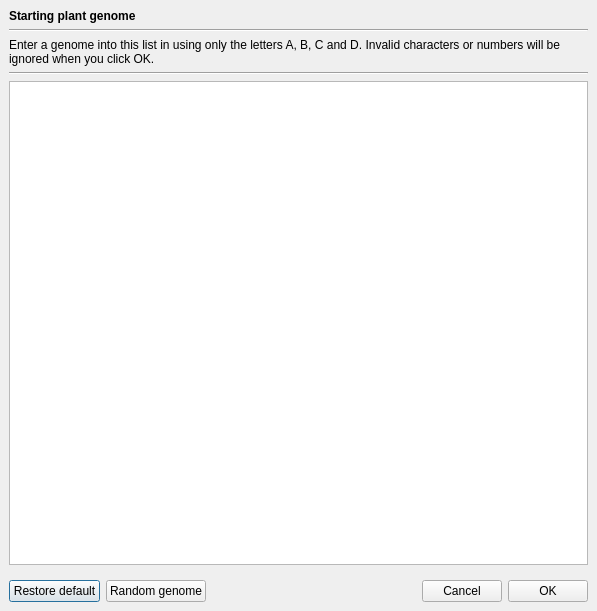
<?xml version="1.0" encoding="UTF-8"?>
<ui version="4.0">
 <class>StartingGenomeDialog</class>
 <widget class="QDialog" name="StartingGenomeDialog">
  <property name="geometry">
   <rect>
    <x>0</x>
    <y>0</y>
    <width>597</width>
    <height>611</height>
   </rect>
  </property>
  <property name="windowTitle">
   <string>Starting genome</string>
  </property>
  <layout class="QVBoxLayout" name="verticalLayout">
   <property name="leftMargin">
    <number>0</number>
   </property>
   <property name="topMargin">
    <number>0</number>
   </property>
   <property name="rightMargin">
    <number>0</number>
   </property>
   <property name="bottomMargin">
    <number>0</number>
   </property>
   <item>
    <widget class="QWidget" name="widget_2" native="true">
     <layout class="QVBoxLayout" name="verticalLayout_2">
      <property name="bottomMargin">
       <number>0</number>
      </property>
      <item>
       <widget class="QLabel" name="label_35">
        <property name="font">
         <font>
          <weight>75</weight>
          <bold>true</bold>
         </font>
        </property>
        <property name="text">
         <string>Starting plant genome</string>
        </property>
       </widget>
      </item>
      <item>
       <widget class="Line" name="line">
        <property name="orientation">
         <enum>Qt::Horizontal</enum>
        </property>
       </widget>
      </item>
      <item>
       <widget class="QLabel" name="label">
        <property name="text">
         <string>&lt;html&gt;&lt;head/&gt;&lt;body&gt;&lt;p&gt;Enter a genome into this list in using only the letters A, B, C and D.  Invalid characters or numbers will be ignored when you click OK.&lt;/p&gt;&lt;/body&gt;&lt;/html&gt;</string>
        </property>
        <property name="wordWrap">
         <bool>true</bool>
        </property>
       </widget>
      </item>
      <item>
       <widget class="Line" name="line_2">
        <property name="orientation">
         <enum>Qt::Horizontal</enum>
        </property>
       </widget>
      </item>
      <item>
       <widget class="QPlainTextEdit" name="genomeTextEdit">
        <property name="focusPolicy">
         <enum>Qt::StrongFocus</enum>
        </property>
       </widget>
      </item>
     </layout>
    </widget>
   </item>
   <item>
    <widget class="QWidget" name="widget_3" native="true">
     <layout class="QHBoxLayout" name="horizontalLayout_3">
      <item>
       <widget class="QPushButton" name="restoreDefaultButton">
        <property name="focusPolicy">
         <enum>Qt::StrongFocus</enum>
        </property>
        <property name="text">
         <string>Restore default</string>
        </property>
       </widget>
      </item>
      <item>
       <widget class="QPushButton" name="randomGenomeButton">
        <property name="focusPolicy">
         <enum>Qt::StrongFocus</enum>
        </property>
        <property name="text">
         <string>Random genome</string>
        </property>
       </widget>
      </item>
      <item>
       <spacer name="horizontalSpacer">
        <property name="orientation">
         <enum>Qt::Horizontal</enum>
        </property>
        <property name="sizeHint" stdset="0">
         <size>
          <width>40</width>
          <height>20</height>
         </size>
        </property>
       </spacer>
      </item>
      <item>
       <widget class="QPushButton" name="cancelButton">
        <property name="focusPolicy">
         <enum>Qt::StrongFocus</enum>
        </property>
        <property name="text">
         <string>Cancel</string>
        </property>
       </widget>
      </item>
      <item>
       <widget class="QPushButton" name="okButton">
        <property name="focusPolicy">
         <enum>Qt::StrongFocus</enum>
        </property>
        <property name="text">
         <string>OK</string>
        </property>
       </widget>
      </item>
     </layout>
    </widget>
   </item>
  </layout>
 </widget>
 <tabstops>
  <tabstop>genomeTextEdit</tabstop>
  <tabstop>restoreDefaultButton</tabstop>
  <tabstop>randomGenomeButton</tabstop>
  <tabstop>cancelButton</tabstop>
  <tabstop>okButton</tabstop>
 </tabstops>
 <resources/>
 <connections/>
</ui>
